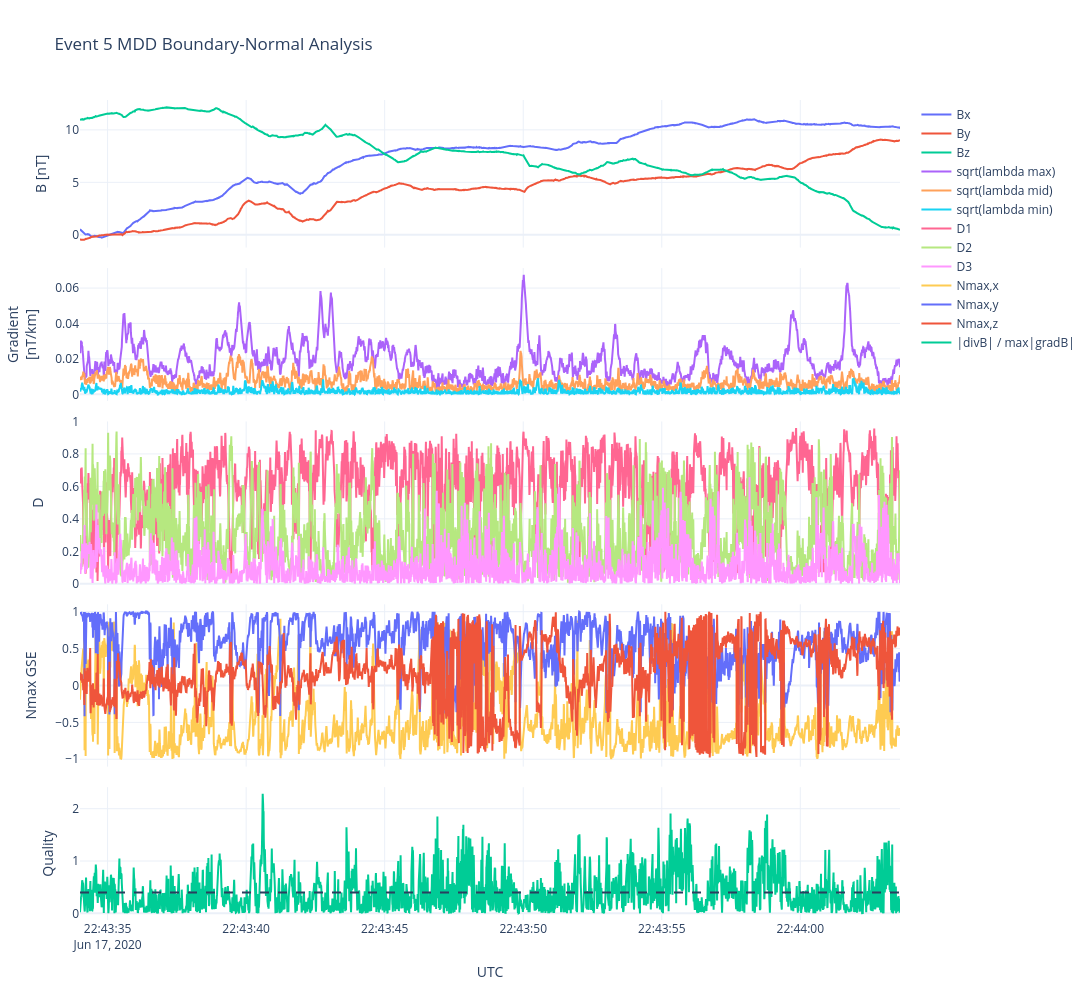

Source (notebook cell):
### Markdown cell above
# Make the full MDD diagnostic figure

### Code cell
# ============================================================
# MDD DIAGNOSTIC FIGURE
# ============================================================

fig = make_subplots(
    rows=5,
    cols=1,
    shared_xaxes=True,
    vertical_spacing=0.025,
    row_heights=[
        0.20,
        0.18,
        0.22,
        0.22,
        0.18
    ]
)


# ------------------------------------------------------------
# Panel 1: magnetic field
# ------------------------------------------------------------

fig.add_trace(
    go.Scatter(
        x=common_times,
        y=B[:, 1, 0],
        name="Bx",
        mode="lines"
    ),
    row=1,
    col=1
)

fig.add_trace(
    go.Scatter(
        x=common_times,
        y=B[:, 1, 1],
        name="By",
        mode="lines"
    ),
    row=1,
    col=1
)

fig.add_trace(
    go.Scatter(
        x=common_times,
        y=B[:, 1, 2],
        name="Bz",
        mode="lines"
    ),
    row=1,
    col=1
)


# ------------------------------------------------------------
# Panel 2: eigenvalue amplitudes
# ------------------------------------------------------------

fig.add_trace(
    go.Scatter(
        x=common_times,
        y=sqrt_lmax,
        name="sqrt(lambda max)",
        mode="lines"
    ),
    row=2,
    col=1
)

fig.add_trace(
    go.Scatter(
        x=common_times,
        y=sqrt_lmid,
        name="sqrt(lambda mid)",
        mode="lines"
    ),
    row=2,
    col=1
)

fig.add_trace(
    go.Scatter(
        x=common_times,
        y=sqrt_lmin,
        name="sqrt(lambda min)",
        mode="lines"
    ),
    row=2,
    col=1
)


# ------------------------------------------------------------
# Panel 3: dimensionality
# ------------------------------------------------------------

fig.add_trace(
    go.Scatter(
        x=common_times,
        y=D1,
        name="D1",
        mode="lines"
    ),
    row=3,
    col=1
)

fig.add_trace(
    go.Scatter(
        x=common_times,
        y=D2,
        name="D2",
        mode="lines"
    ),
    row=3,
    col=1
)

fig.add_trace(
    go.Scatter(
        x=common_times,
        y=D3,
        name="D3",
        mode="lines"
    ),
    row=3,
    col=1
)


# ------------------------------------------------------------
# Panel 4: maximum derivative direction
# ------------------------------------------------------------

fig.add_trace(
    go.Scatter(
        x=common_times,
        y=Nmax_oriented[:, 0],
        name="Nmax,x",
        mode="lines"
    ),
    row=4,
    col=1
)

fig.add_trace(
    go.Scatter(
        x=common_times,
        y=Nmax_oriented[:, 1],
        name="Nmax,y",
        mode="lines"
    ),
    row=4,
    col=1
)

fig.add_trace(
    go.Scatter(
        x=common_times,
        y=Nmax_oriented[:, 2],
        name="Nmax,z",
        mode="lines"
    ),
    row=4,
    col=1
)


# ------------------------------------------------------------
# Panel 5: quality
# ------------------------------------------------------------

fig.add_trace(
    go.Scatter(
        x=common_times,
        y=quality,
        name="|divB| / max|gradB|",
        mode="lines"
    ),
    row=5,
    col=1
)


fig.add_hline(
    y=0.4,
    line_dash="dash",
    row=5,
    col=1
)


# ============================================================
# AXES
# ============================================================

fig.update_yaxes(
    title="B [nT]",
    row=1,
    col=1
)

fig.update_yaxes(
    title="Gradient<br>[nT/km]",
    row=2,
    col=1
)

fig.update_yaxes(
    title="D",
    range=[0, 1],
    row=3,
    col=1
)

fig.update_yaxes(
    title="Nmax GSE",
    range=[-1.1, 1.1],
    row=4,
    col=1
)

fig.update_yaxes(
    title="Quality",
    row=5,
    col=1
)

fig.update_xaxes(
    title="UTC",
    row=5,
    col=1
)


fig.update_layout(
    template="plotly_white",
    width=1100,
    height=1000,
    title=f'{event_num} MDD Boundary-Normal Analysis',
    hovermode="x unified"
)


fig.show()

### Figure 1 — Plotly figure (JSON) as saved in the notebook; plotly's stock layout.template omitted (floating-point values rounded to 4 significant figures; data arrays with more than 128 entries replaced by an {"elided": "..."} marker saying what was removed)
{"data": [{"mode": "lines", "name": "Bx", "type": "scatter", "x": {"elided": "3789 str values"}, "xaxis": "x", "y": {"elided": "3789 float values"}, "yaxis": "y"}, {"mode": "lines", "name": "By", "type": "scatter", "x": {"elided": "3789 str values"}, "xaxis": "x", "y": {"elided": "3789 float values"}, "yaxis": "y"}, {"mode": "lines", "name": "Bz", "type": "scatter", "x": {"elided": "3789 str values"}, "xaxis": "x", "y": {"elided": "3789 float values"}, "yaxis": "y"}, {"mode": "lines", "name": "sqrt(lambda max)", "type": "scatter", "x": {"elided": "3789 str values"}, "xaxis": "x2", "y": {"elided": "3789 float values"}, "yaxis": "y2"}, {"mode": "lines", "name": "sqrt(lambda mid)", "type": "scatter", "x": {"elided": "3789 str values"}, "xaxis": "x2", "y": {"elided": "3789 float values"}, "yaxis": "y2"}, {"mode": "lines", "name": "sqrt(lambda min)", "type": "scatter", "x": {"elided": "3789 str values"}, "xaxis": "x2", "y": {"elided": "3789 float values"}, "yaxis": "y2"}, {"mode": "lines", "name": "D1", "type": "scatter", "x": {"elided": "3789 str values"}, "xaxis": "x3", "y": {"elided": "3789 float values"}, "yaxis": "y3"}, {"mode": "lines", "name": "D2", "type": "scatter", "x": {"elided": "3789 str values"}, "xaxis": "x3", "y": {"elided": "3789 float values"}, "yaxis": "y3"}, {"mode": "lines", "name": "D3", "type": "scatter", "x": {"elided": "3789 str values"}, "xaxis": "x3", "y": {"elided": "3789 float values"}, "yaxis": "y3"}, {"mode": "lines", "name": "Nmax,x", "type": "scatter", "x": {"elided": "3789 str values"}, "xaxis": "x4", "y": {"elided": "3789 float values"}, "yaxis": "y4"}, {"mode": "lines", "name": "Nmax,y", "type": "scatter", "x": {"elided": "3789 str values"}, "xaxis": "x4", "y": {"elided": "3789 float values"}, "yaxis": "y4"}, {"mode": "lines", "name": "Nmax,z", "type": "scatter", "x": {"elided": "3789 str values"}, "xaxis": "x4", "y": {"elided": "3789 float values"}, "yaxis": "y4"}, {"mode": "lines", "name": "|divB| / max|gradB|", "type": "scatter", "x": {"elided": "3789 str values"}, "xaxis": "x5", "y": {"elided": "3789 float values"}, "yaxis": "y5"}], "layout": {"height": 1000, "hovermode": "x unified", "shapes": [{"line": {"dash": "dash"}, "type": "line", "x0": 0, "x1": 1, "xref": "x5 domain", "y0": 0.4, "y1": 0.4, "yref": "y5"}], "title": {"text": "Event 5 MDD Boundary-Normal Analysis"}, "width": 1100, "xaxis": {"anchor": "y", "domain": [0, 1], "matches": "x5", "showticklabels": false}, "xaxis2": {"anchor": "y2", "domain": [0, 1], "matches": "x5", "showticklabels": false}, "xaxis3": {"anchor": "y3", "domain": [0, 1], "matches": "x5", "showticklabels": false}, "xaxis4": {"anchor": "y4", "domain": [0, 1], "matches": "x5", "showticklabels": false}, "xaxis5": {"anchor": "y5", "domain": [0, 1], "title": {"text": "UTC"}}, "yaxis": {"anchor": "x", "domain": [0.82, 1], "title": {"text": "B [nT]"}}, "yaxis2": {"anchor": "x2", "domain": [0.633, 0.795], "title": {"text": "Gradient<br>[nT/km]"}}, "yaxis3": {"anchor": "x3", "domain": [0.41, 0.608], "range": [0, 1], "title": {"text": "D"}}, "yaxis4": {"anchor": "x4", "domain": [0.187, 0.385], "range": [-1.1, 1.1], "title": {"text": "Nmax GSE"}}, "yaxis5": {"anchor": "x5", "domain": [0, 0.162], "title": {"text": "Quality"}}}}
